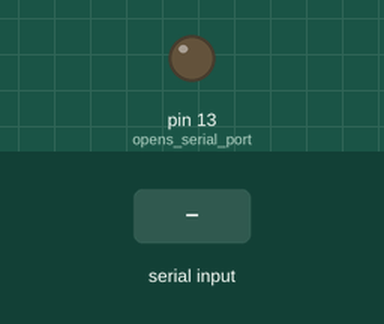
Simulated run of this sketch. Board: Arduino Uno, built with avr-gcc and run on an emulated ATmega328P. Shown: output pins drawn as LEDs (lit = HIGH). The inputs (shaded band) are chosen by the test bench.

Above: at 1.2 s.
1.3 s: "1" received over Serial
At 1.9 s:
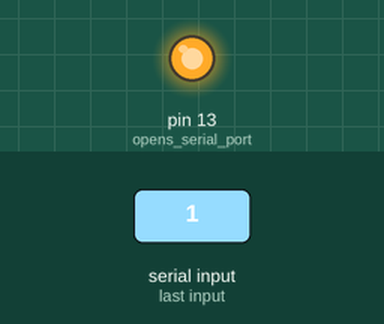
2.8 s: "0" received over Serial
At 4.2 s:
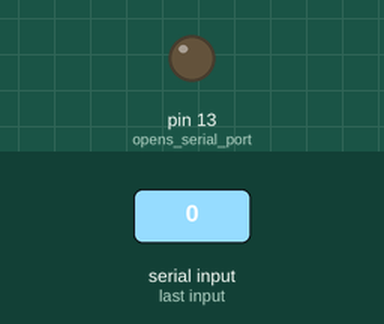
Timing chart, 0 to 5.8 s (numbered marks = the images above; inputs shaded):
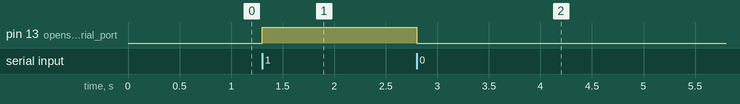

The sketch:

lab0.ino
```cpp
int incomingByte = 0; // for incoming serial data

void setup() {
  Serial.begin(9600);
  pinMode(LED_BUILTIN, OUTPUT);// opens serial port, sets data rate to 9600 bps
}

void loop() {
  // reply only when you receive data:
  if (Serial.available() > 0) {
    incomingByte = Serial.read();
    if(incomingByte==49){
    digitalWrite(LED_BUILTIN, HIGH);
    }
    else if(incomingByte==48){
      digitalWrite(LED_BUILTIN, LOW);
      }
      else{
        Serial.write(incomingByte);

        }
  }

}
```

Measured:
- after the input at 1.3 s, pin 13 (opens_serial_port): LOW → HIGH at once
- after the input at 2.8 s, pin 13 (opens_serial_port): HIGH → LOW at once
